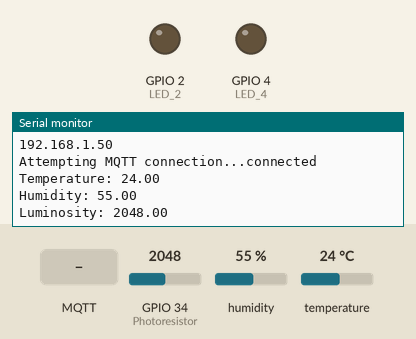
The sketch below on a simulated ESP32. Shown: output pins drawn as LEDs (lit = HIGH), the last lines printed to the serial monitor. The inputs (shaded band) are chosen by the test bench; at power-on: GPIO 34 (Photoresistor) = 2048, humidity 55 %, temperature 24 °C. WiFi joins after 1.5 s; servers stay silent unless stated; no MQTT or app messages arrive unless stated.

Above: at 6.7 s.
6.8 s: MQTT message "esp32/device_control" arrives on the first subscribed topic
At 7.9 s:
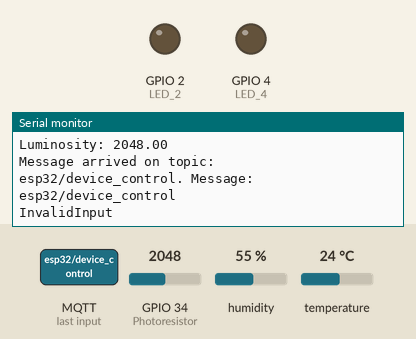
8.3 s: MQTT message "on" arrives on the first subscribed topic
At 9.0 s:
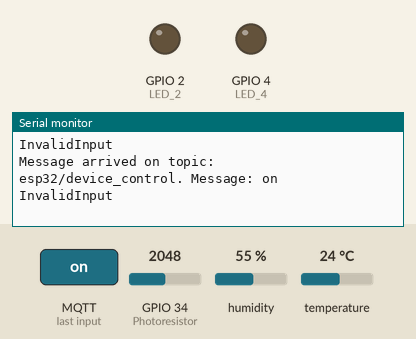
9.8 s: MQTT message "off" arrives on the first subscribed topic
At 10.4 s:
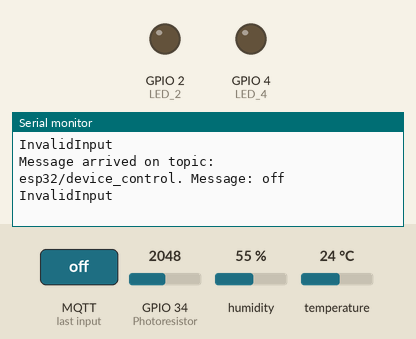

Measured:
- after the input at 6.8 s, the serial monitor: prints a new line at once (image 1)
- after the input at 8.3 s, the serial monitor: prints a new line at once (image 2)
- after the input at 9.8 s, the serial monitor: prints a new line at once (image 3)

The sketch:

sketch_wifi_connect.ino
```cpp
#include "DHT.h"
#include <WiFi.h>
#include <PubSubClient.h>
#include <Wire.h>
#include <ArduinoJson.h>
#include <Arduino.h>

#define LED_2 2  // what digital pin the Led_2 is connected
#define LED_4 4  // what digital pin the Led_4 is connected

#define DHTPIN 15     // what digital pin the DHT sensor is connected to
#define DHTTYPE DHT11   // there are multiple kinds of DHT sensors

#define Photoresistor 34
#define Port 1889

const char* ssid = "Active 3_2185";
const char* password = "datnq3211";
const char* mqtt_server = "192.168.43.251";

const char* mqtt_user = "datnq";
const char* mqtt_password = "datnq123";

DHT dht(DHTPIN, DHTTYPE);

WiFiClient espClient;
PubSubClient client(espClient);
long lastMsg = 0;
char msg[50];

void setup() {

  Serial.begin(115200);
  Serial.println("DHT11 test!");

  setup_wifi();
  client.setServer(mqtt_server, Port);
  client.setCallback(callback);
  pinMode(LED_2, OUTPUT);
  pinMode(LED_4, OUTPUT);
  pinMode(Photoresistor, INPUT);
  dht.begin();
}


void setup_wifi() {
  delay(4000);
  // We start by connecting to a WiFi network
  Serial.println();
  Serial.print("Connecting to ");
  Serial.println(ssid);

  WiFi.begin(ssid, password);

  while (WiFi.status() != WL_CONNECTED) {
    delay(500);
    Serial.print(".");
  }

  Serial.println("");
  Serial.println("WiFi connected");
  Serial.println("IP address: ");
  Serial.println(WiFi.localIP());
}

void callback(char* topic, byte* message, unsigned int length) {
  Serial.print("Message arrived on topic: ");
  Serial.print(topic);
  Serial.print(". Message: ");
  String messageTemp;

  for (int i = 0; i < length; i++) {
    Serial.print((char)message[i]);
    messageTemp += (char)message[i];
  }
  Serial.println();

  // Feel free to add more if statements to control more GPIOs with MQTT

  // If a message is received on the topic esp32/output, you check if the message is either "on" or "off".
  // Changes the output state according to the message

  if (String(topic) == "esp32/device_control"){
    StaticJsonDocument <500> json;
    DeserializationError err = deserializeJson(json, messageTemp);
    if (err){
      Serial.println(err.c_str());
      return;
    }

    String led_1 = json["light"];
    String led_2 = json["fan"];
    if (led_1 == "on" && led_2 == "on"){
      digitalWrite(LED_2, HIGH);
      digitalWrite(LED_4, HIGH);
      StaticJsonDocument <500> jsonStatus;
      jsonStatus["light"] = "is on";
      jsonStatus["fan"] = "is on";
      String results = "";
      serializeJson(jsonStatus, results);
      client.publish("esp32/device_status", results.c_str());
      Serial.println(results.c_str());
    }
    else if (led_1 == "off" && led_2 == "on"){
      digitalWrite(LED_2, LOW);
      digitalWrite(LED_4, HIGH);

      StaticJsonDocument <500> jsonStatus;
      jsonStatus["light"] = "is off";
      jsonStatus["fan"] = "is on";
      String results = "";
      serializeJson(jsonStatus, results);
      client.publish("esp32/device_status", results.c_str());
      Serial.println(results.c_str());
    }
    else if(led_1 == "on" && led_2 == "off"){
      digitalWrite(LED_2, HIGH);
      digitalWrite(LED_4, LOW);

      StaticJsonDocument <500> jsonStatus;
      jsonStatus["light"] = "is on";
      jsonStatus["fan"] = "is off";
      String results = "";
      serializeJson(jsonStatus, results);
      client.publish("esp32/device_status", results.c_str());
      Serial.println(results.c_str());
    }
    else {
      digitalWrite(LED_2, LOW);
      digitalWrite(LED_4, LOW);

      StaticJsonDocument <500> jsonStatus;
      jsonStatus["light"] = "is off";
      jsonStatus["fan"] = "is off";
      String results = "";
      serializeJson(jsonStatus, results);
      client.publish("esp32/device_status", results.c_str());
      Serial.println(results.c_str());
    }
  }
}

void reconnect() {
  // Loop until we're reconnected
  while (!client.connected()) {
    Serial.print("Attempting MQTT connection...");
    // Attempt to connect
    if (client.connect("ESP32Client", mqtt_user, mqtt_password)) {
      Serial.println("connected");
      // Subscribe
      // client.subscribe("esp32/led/LED_02");
      // client.subscribe("esp32/led/LED_04");
      // client.subscribe("esp32/led/LED_All");
      client.subscribe("esp32/device_control");

    } else {
      Serial.print("failed, rc=");
      Serial.print(client.state());
      Serial.println(" try again in 5 seconds");
      // Wait 5 seconds before retrying
      delay(5000);
    }
  }
}
void loop() {
  if (!client.connected()) {
    reconnect();
  }
  client.loop();

  long now = millis();
  if (now - lastMsg > 5000) {
    lastMsg = now;

    // Temperature in Celsius
    float temperature = dht.readTemperature();
    float humidity = dht.readHumidity();
    int luminosity = analogRead(Photoresistor);

    if (isnan(temperature) || isnan(humidity)){
      Serial.println("Failed to read from DHT sensor!");
      return;
    }

    // Convert the value to a char array

    char tempString[8];
    dtostrf(temperature, 1, 2, tempString);
    Serial.print("Temperature: ");
    Serial.println(tempString);
    // client.publish("esp32/temperature", tempString);

    char humString[8];
    dtostrf(humidity, 1, 2, humString);
    Serial.print("Humidity: ");
    Serial.println(humString);
    // client.publish("esp32/humidity", humString);

    char lumString[8];
    dtostrf(luminosity, 1, 2, lumString);
    Serial.print("Luminosity: ");
    Serial.println(lumString);
    // client.publish("esp32/luminosity", lumString);

    // String all = String(temperature) + " | " + String(humidity) + " | " + String(luminosity);
    // client.publish("esp32/all", all.c_str());

    StaticJsonDocument<250> doc;
    doc["temperature"] = temperature;
    doc["humidity"] = humidity;
    doc["luminosity"] = luminosity;
    String all = "";
    serializeJson(doc, all);
    client.publish("esp32/datasensors", all.c_str());
  }
}
```
